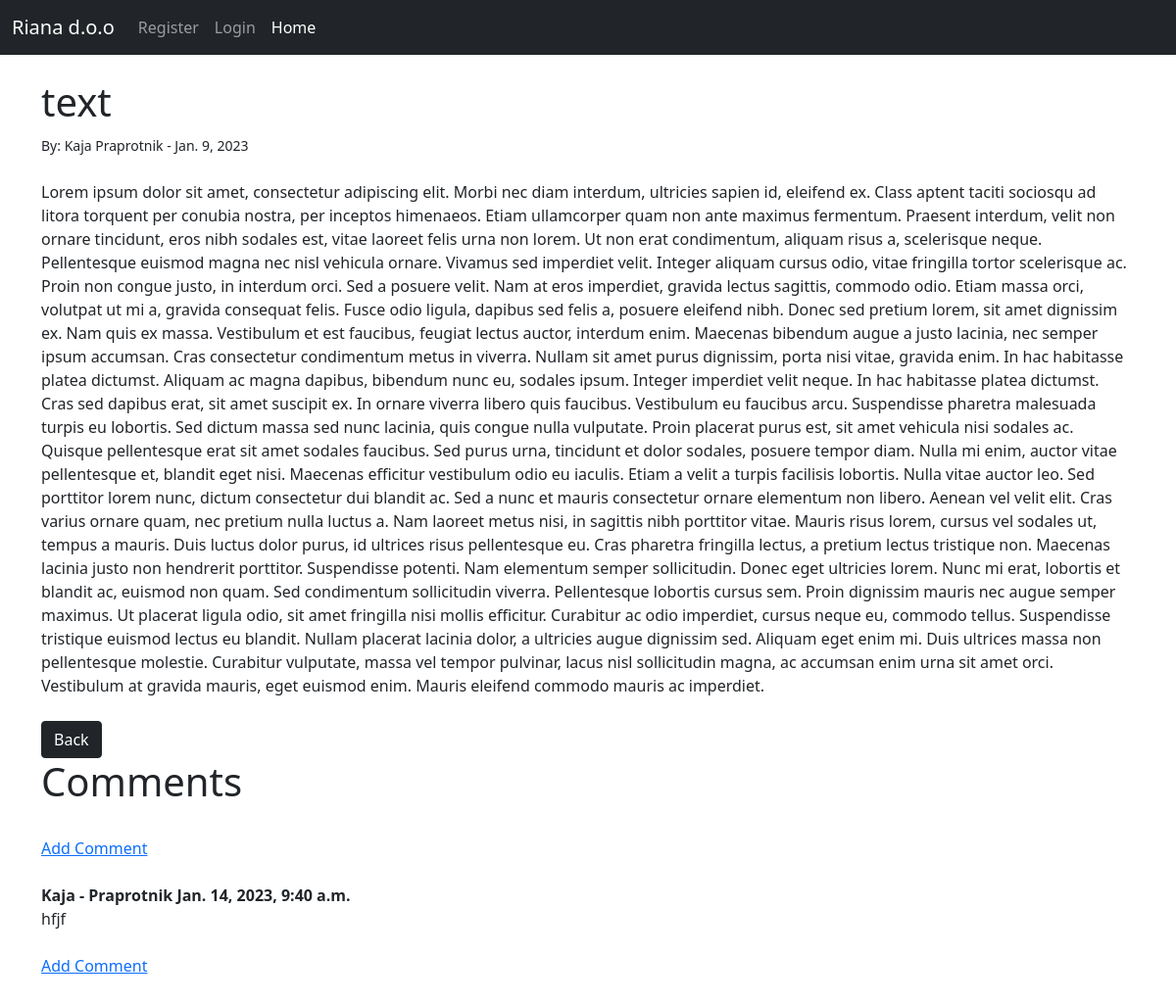
The page /blog/21 on the database as committed earlier.
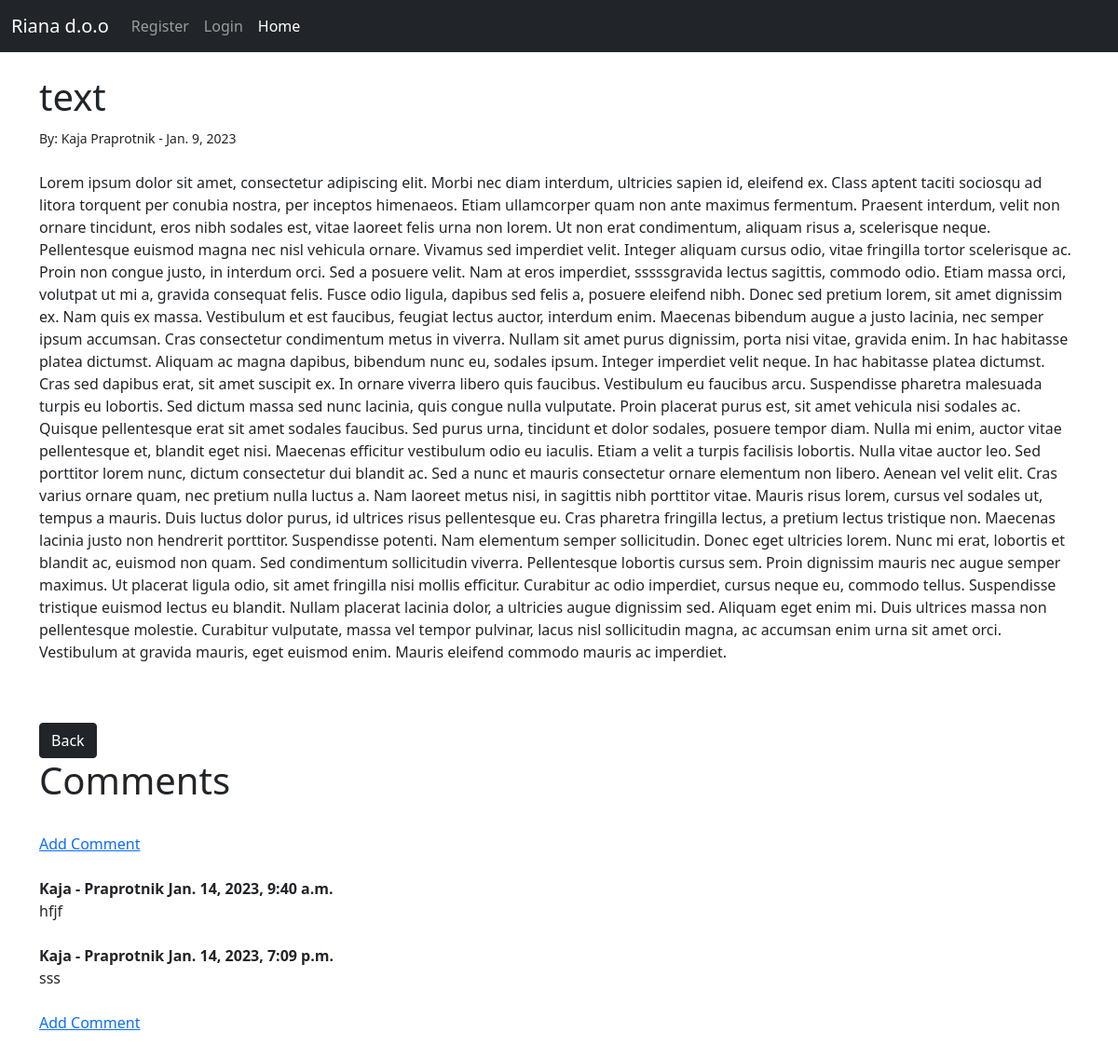
The same page on the database as committed later.
### rianablog/models.py (models this page shows, shortened)
class Post(models.Model):
	title = models.CharField(max_length=255)
	author = models.ForeignKey(User, on_delete=models.CASCADE)
	body = RichTextField(blank=True, null=True)
	post_date = models.DateField(auto_now_add=True)

class Comment(models.Model):
	post = models.ForeignKey(Post, related_name="comments", on_delete=models.CASCADE)
	name = models.CharField(max_length=255)
	body = models.TextField()
	date_added = models.DateTimeField(auto_now_add=True)

### rianablog/views.py (the view)
# urls.py: path('blog/<int:pk>', BlogDetailView.as_view(), name='blog-detail'),
class BlogDetailView(DetailView):
	model = Post
	template_name = 'post_details.html'

### rianablog/templates/post_details.html (shortened to what this page needs)
{% extends 'base.html' %}
{% block content %}
<h1>{{ post.title }}</h1>
<small>By:
 {{post.author.first_name}}
{{post.author.last_name}} - {{post.post_date}}</small><br/>
<br/>
{{ post.body|safe }}
<br/><br/>
<a href="{% url 'home' %}" class="btn btn-dark">Back</a>
<h1>Comments</h1>
<br/>
{% if not post.comments.all %}
    No comments, <a href="{% url 'add_comment' post.pk %}">add One</a>
{% else %}
<a href="{% url 'add_comment' post.pk %}">Add Comment</a>
<br/><br/>
    {% for comment in post.comments.all %}
        <strong>
            {{post.author.first_name}} -
            {{post.author.last_name}}
            {{ comment.date_added }}
        </strong>
        <br/>
        {{ comment.body }}
        <br/><br/>
    {% endfor %}
        <a href="{% url 'add_comment' post.pk %}">Add Comment</a>
{% endif %}
<br/>
<br/><br/>
{% endblock %}

### rianablog/templates/base.html (shortened to what this page needs)
<!doctype html>
<html lang="en">
  <head>
    <link href="https://cdn.jsdelivr.net/npm/bootstrap@5.0.2/dist/css/bootstrap.min.css" rel="stylesheet">
  </head>
  <body>
    <nav class="navbar navbar-expand-lg navbar-dark bg-dark">
  <div class="container-fluid">
    <a class="navbar-brand" href="{% url 'home' %}">Riana d.o.o</a>
    <div class="collapse navbar-collapse" id="navbarSupportedContent">
      <ul class="navbar-nav me-auto mb-2 mb-lg-0">
        {% if user.is_authenticated %}
          <li class="nav-item">
            <a class="nav-link" href="{% url 'forum-posts' %}">Forum</a>
          </li>
          <li class="nav-item">
            <a class="nav-link" href="{% url 'logout' %}">Logout</a>
          </li>
        {% else %}
        <li class="nav-item">
          <a class="nav-link" href="{% url 'register' %}">Register</a>
        </li>
        <li class="nav-item">
          <a class="nav-link" href="{% url 'login' %}">Login</a>
        </li>
        {% endif %}
        <li class="nav-item">
          <a class="nav-link active" aria-current="page" href="#">Home</a>
        </li>
    </div>
  </div>
</nav>
    <br/>
    <div class="container">
    {% block content %}
    {% endblock%}
  </div>
  </body>
</html>

Rows that differ between the two databases and show on the page:
changed Post "text": body "…Nam at eros imperdiet, gravida lectus sagittis, commodo odio.…" → "…Nam at eros imperdiet, sssssgravida lectus sagittis, commodo odio.…"
added Comment: {{ post.author.first_name }} "Kaja", {{ post.author.last_name }} "Praprotnik", date_added "Jan. 14, 2023, 7:09 p.m.", body "sss"
